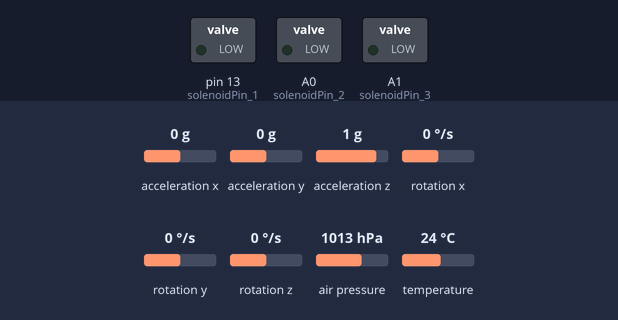
Recording of a program running on a simulated Teensy 4. Parts: switched loads named in the program (green lamp = pin HIGH). Inputs (shaded band) come from the test bench; at power-on: rotation z 0 °/s, acceleration x 0 g, acceleration y 0 g, acceleration z 1 g, rotation x 0 °/s, rotation y 0 °/s, air pressure 1013 hPa, temperature 24 °C. What the program prints to the serial monitor is not drawn.

Above: at 1.2 s.
1.3 s: rotation z set to -3 °/s
At 1.7 s:
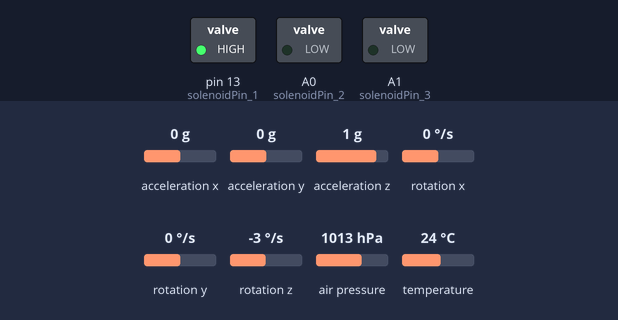
2.8 s: rotation z set to 0 °/s
At 4.0 s:
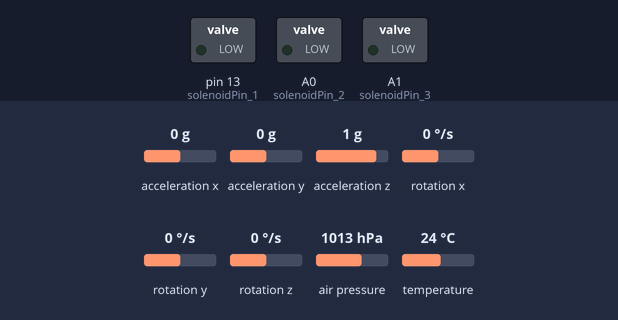
4.3 s: rotation z set to -192 °/s
At 5.2 s:
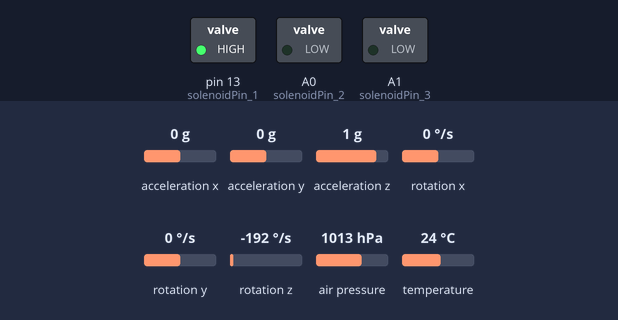
Timing chart, 0 to 7.3 s (numbered marks = the images above; inputs shaded):
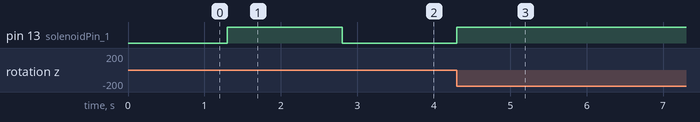

Measured:
- the behaviour switches between -1 and -2 °/s on rotation z (found by bisection; images 0 and 1)
- after the input at 1.3 s, pin 13 (solenoidPin_1): LOW → HIGH at once
- after the input at 2.8 s, pin 13 (solenoidPin_1): HIGH → LOW at once
- after the input at 4.3 s, pin 13 (solenoidPin_1): LOW → HIGH at once

The program:

main.cpp
```cpp
#include <Arduino.h>
#include <Adafruit_MPU6050.h>
#include <Adafruit_BMP085.h>
#include <vector> // -Lam

Adafruit_MPU6050 mpu;
Adafruit_BMP085 bmp;
//define some variables
float XAccel; float YAccel; float ZAccel;
float XGyro; float YGyro; float ZGyro;
float Temp;
float Pres;

int solenoidPin_1 = 13;
int solenoidPin_2 = 14;
int solenoidPin_3 = 15;

//Math Portion
float Roll_Old; float Pitch_Old; // for filtering
float Roll; float Pitch; float Yaw;

// Time portion
float dt {0.0f}; // Lam
float millisOld {0.0f}; // Lam

float currTime {0.0f}; // -Lam
float prevTime {0.0f}; // -Lam
//#define SAMPLES_PER_SECOND 10 //- Lam

void setup() {
  // put your setup code here, to run once:
  Serial.begin(115200);
  mpu.begin();
  mpu.setAccelerometerRange(MPU6050_RANGE_8_G);
  mpu.setGyroRange(MPU6050_RANGE_250_DEG); //affects the refrenced pie chart
  mpu.setFilterBandwidth(MPU6050_BAND_94_HZ);
  pinMode(solenoidPin_1, OUTPUT); //Sets the pin as an output
  pinMode(solenoidPin_2, OUTPUT);
  pinMode(solenoidPin_3, OUTPUT);
  //mpu::Vector<3> gyr = MPU6050_GYRO_CONFIG; //Yo I don't think the mpu class has any vector attribute. I think I know what you mean so Imma just use the vector header -Lam
  //std::vector<int> gyr {MPU6050_GYRO_CONFIG}; //looks like MPU6050_GYRO_CONFIG is typedef for an int
  bmp.begin();
}

void loop() {
  // put your main code here, to run repeatedly:
  currTime = millis(); // - Lam
  //if (currTime - prevTime >= 1000.00f/SAMPLES_PER_SECOND)
  //{
  dt = (currTime - prevTime)/1000.00f;
  sensors_event_t a, g, temp; //can possibly have in set up --If you have these in set up, they'll run out of scope in the setup function and be destroyed and you won't be able to use
                                // there in the loop function anymore. make em global variables - Lam
                                // BTW initializing stuff in the loop function is bad practice since you are creating and destroying objects for very loop.  Make them global like I said - Lam
  Serial.print("Time: ");
  Serial.print(currTime/1000.0f);
  Serial.print("s ");
  bmp.readPressure();
  mpu.getEvent(&a, &g, &temp);

  XAccel = a.acceleration.x;
  YAccel = a.acceleration.y;
  ZAccel = a.acceleration.z;
  Serial.print(" AX: ");
  Serial.print(XAccel);
  Serial.print(" AY: ");
  Serial.print(YAccel);
  Serial.print(" AZ: ");
  Serial.print(ZAccel/9.81);
  //collecting data from the gyroscope w/ accounted error
  XGyro = g.gyro.x ; //howtomechantronics mpu 6050 code
  YGyro = g.gyro.y;
  ZGyro = g.gyro.z;
  Serial.print(" GX: ");
  Serial.print(XGyro);
  Serial.print(" GY: ");
  Serial.print(YGyro);
  Serial.print(" GZ: ");
  Serial.print(ZGyro); // to fix Z drift apparently you need a 9 axis IMU with an mangnometer
  //https://robotics.stackexchange.com/questions/16757/what-is-the-algorithm-to-get-position-linear-displacement-and-linear-velocity
  //understanding IMU
  //https://lastminuteengineers.com/mpu6050-accel-gyro-arduino-tutorial/


  //Positioning Portion
  Roll_Old = Roll + ((XGyro*(180/(3.1416))) * dt);
  Pitch_Old = Pitch + ((YGyro*(180/(3.1416))) * dt);
  Yaw = (Yaw + ((ZGyro*(180/(3.1416))) * dt)) - 0.1;
  //Complementary filter, not for Yaw b/c doesn't have one
  Roll = 0.96 * Roll_Old + 0.04 * XAccel;
  Pitch = 0.96 * Pitch_Old + 0.04 * YAccel;
  Serial.print(" Yaw: ");
  Serial.print(Yaw);

  //Turn on LED if moved from original position
  if (abs(ZGyro) > 0.02 ){
    digitalWrite(solenoidPin_1, HIGH);
    Serial.print(" Z On");
    } else {
      digitalWrite(solenoidPin_1, LOW);
      Serial.print(" Z Off");
    }

  Serial.println();
  prevTime = currTime;
}
```
